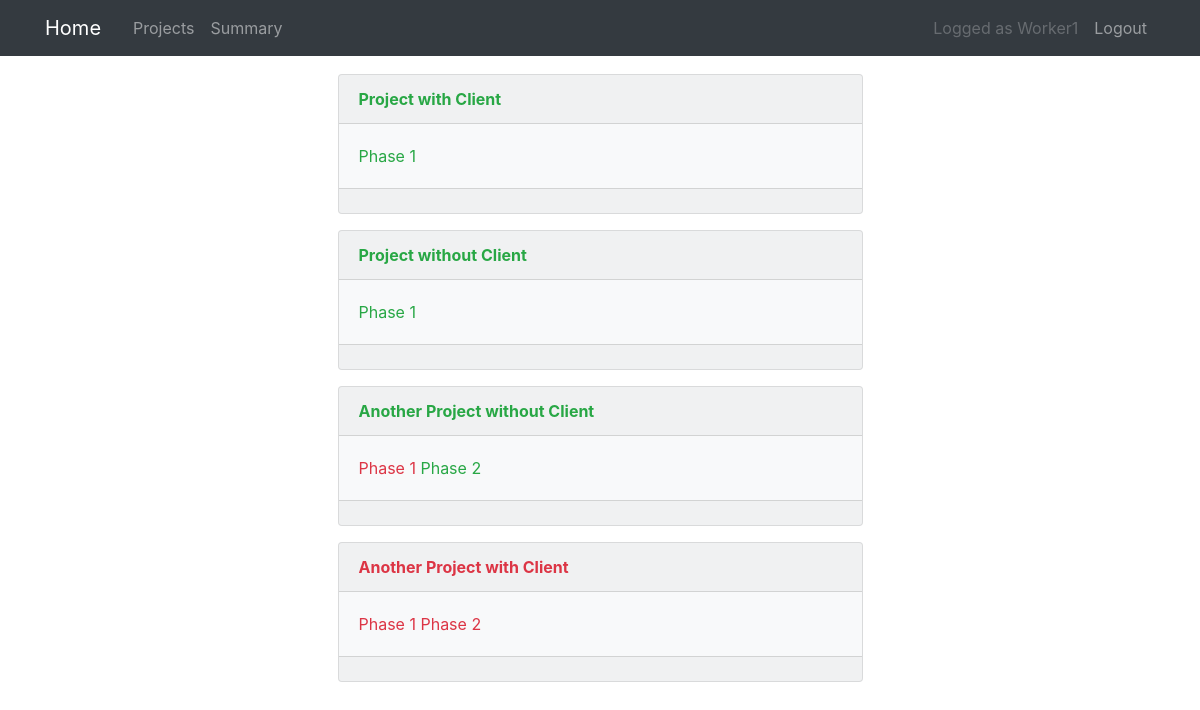
Page /projects/ (signed in) on the earlier database version.
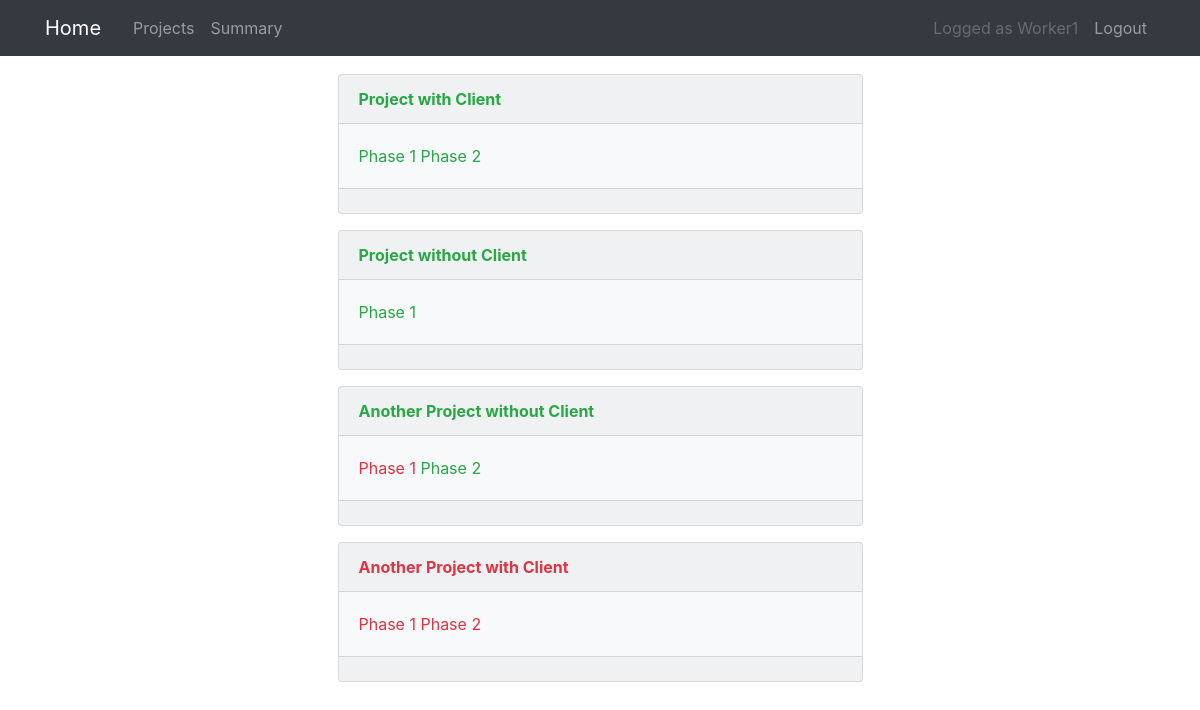
Same page on the later database version.
### projects/models.py (models this page shows, shortened)
class Project(models.Model):
    title = models.CharField(max_length=100)
    description = models.TextField()
    manager = models.ForeignKey(
        User,
        on_delete=models.SET_NULL,
        related_name="manager_project_set",
        null=True,
    )
    worker = models.ManyToManyField(User, related_name="worker_project_set")
    client = models.ManyToManyField(User, related_name="client_project_set")
    price_per_hour = models.PositiveIntegerField(blank=True, null=True)
    client_detail = models.ForeignKey(
        ClientDetail, on_delete=models.SET_NULL, blank=True, null=True
    )
    ongoing = models.BooleanField(default=True)

class ProjectPhase(models.Model):
    title = models.CharField(max_length=100, null=True)
    project = models.ForeignKey(Project, on_delete=models.CASCADE)
    ongoing = models.BooleanField(default=True)
    dates = models.TextField(default="[]")

### projects/views.py (the view)
# urls.py: path("projects/", MyProjectsListView.as_view(), name="project-list"),
class MyProjectsListView(
    LoginRequiredMixin, PermissionRequiredMixin, ListView
):
    template_name = "projects/project_list"
    context_object_name = "projects"
    def get_queryset(self):
        user = get_object_or_404(User, id=self.request.user.id)
        if user.groups.exists():
            group_name = user.groups.all()[0].name.lower()
            if group_name == "worker":
                queryset = Project.objects.filter(worker=user).order_by(
                    "-ongoing"
                )
            elif group_name == "manager":
                queryset = Project.objects.filter(manager=user).order_by(
                    "-ongoing"
                )
            elif group_name == "client":
                queryset = Project.objects.filter(client=user).order_by(
                    "-ongoing"
                )
            return queryset
        else:
            raise Http404("Cannot view projects.")
    permission_required = "projects.view_project"

### projects/templates/projects/project_list.html (shortened to what this page needs)
{% extends "projects/base.html" %}
{% block content2 %}
{% for project in projects %}
<div class="container">
    <div class="row justify-content-center">
        <div class="col-6">
            <div class="card bg-light mb-3">
                <div class="card-header">
                    {% if project.ongoing %}
                    <strong class="text-success">{{ project.title }} </strong>
                    {% else %}
                    <strong class="text-danger">{{ project.title }} </strong>
                    {% endif %}
                </div>
                <div class="card-body">
                    <p class="card-text">
                        {% for phase in project.projectphase_set.all %}
                        {% ifequal user.groups.all.0|stringformat:"s" 'Worker' %}
                        {% if phase.ongoing %}
                        <a class="text-success"
                            href="{% url 'worker-projectphase-detail' phase.id %}">{{ phase.title }}</a>
                        {% else %}
                        <a class="text-danger"
                            href="{% url 'worker-projectphase-detail' phase.id %}">{{ phase.title }}</a>
                        {% endif %}
                        {% else %}
                        {% if phase.ongoing %}
                        <a class="text-success" href="{% url 'projectphase-detail' phase.id %}">{{ phase.title }}</a>
                        {% else %}
                        <a class="text-danger" href="{% url 'projectphase-detail' phase.id %}">{{ phase.title }}</a>
                        {% endif %}
                        {% endifequal %}
                        {% endfor %}
                    </p>
                </div>
                <div class="card-footer">
                </div>
            </div>
        </div>
    </div>
</div>
{% endfor %}
{% endblock content2%}

Differences in the rows shown:
added ProjectPhase: title "Phase 2", shown under Project "Project with Client"
